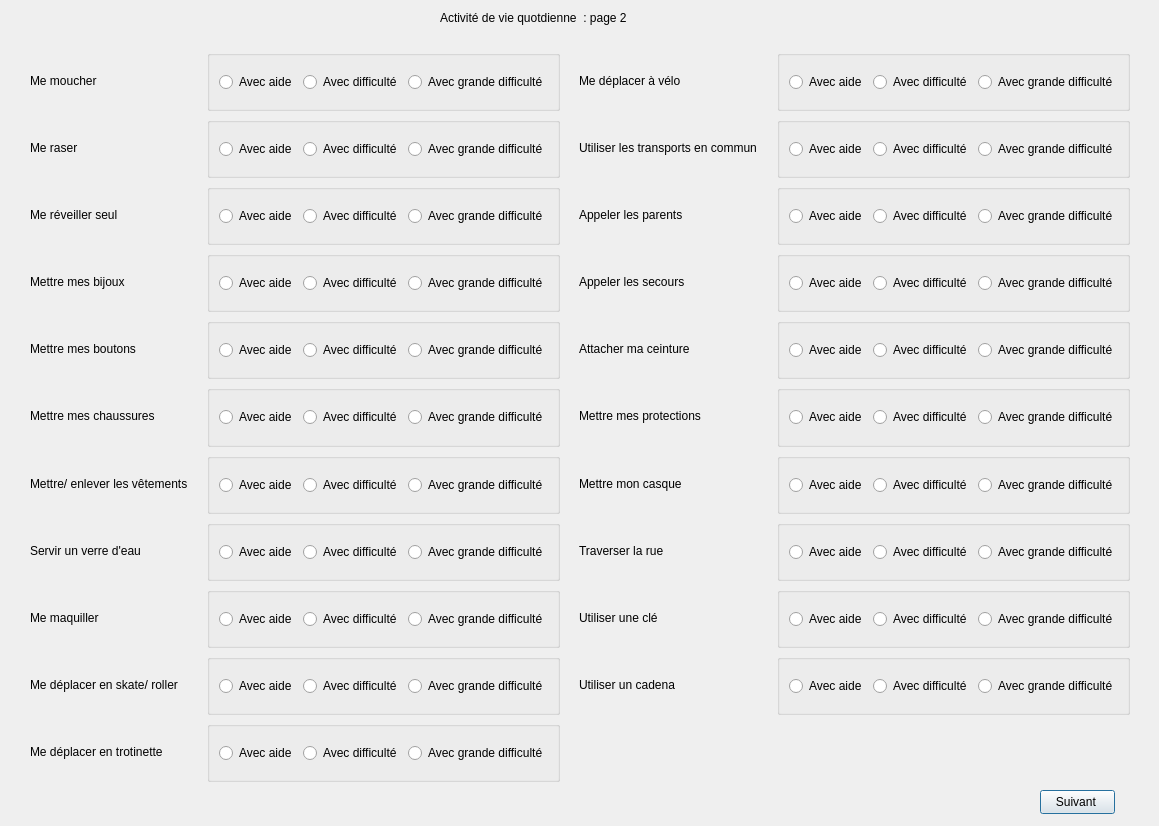
<?xml version="1.0" encoding="UTF-8"?>
<ui version="4.0">
 <class>Interface4_2</class>
 <widget class="QDialog" name="Interface4_2">
  <property name="geometry">
   <rect>
    <x>0</x>
    <y>0</y>
    <width>1159</width>
    <height>826</height>
   </rect>
  </property>
  <property name="windowTitle">
   <string>Dialog</string>
  </property>
  <widget class="QWidget" name="gridLayoutWidget">
   <property name="geometry">
    <rect>
     <x>579</x>
     <y>50</y>
     <width>551</width>
     <height>732</height>
    </rect>
   </property>
   <layout class="QGridLayout" name="gridLayout">
    <property name="sizeConstraint">
     <enum>QLayout::SetDefaultConstraint</enum>
    </property>
    <item row="8" column="0">
     <widget class="QLabel" name="labelUtiliserCle">
      <property name="text">
       <string>Utiliser une clé </string>
      </property>
     </widget>
    </item>
    <item row="7" column="0">
     <widget class="QLabel" name="labelTraverserRue">
      <property name="text">
       <string>Traverser la rue </string>
      </property>
     </widget>
    </item>
    <item row="0" column="1">
     <widget class="QGroupBox" name="groupBox_38">
      <property name="title">
       <string/>
      </property>
      <layout class="QHBoxLayout" name="horizontalLayout_18">
       <item>
        <widget class="QRadioButton" name="radioButtonDeplacerVeloAide">
         <property name="text">
          <string>Avec aide</string>
         </property>
        </widget>
       </item>
       <item>
        <widget class="QRadioButton" name="radioButtonDeplacerVeloDifficulte">
         <property name="text">
          <string>Avec difficulté</string>
         </property>
        </widget>
       </item>
       <item>
        <widget class="QRadioButton" name="radioButtonDeplacerVeloGrandeDifficulte">
         <property name="text">
          <string>Avec grande difficulté</string>
         </property>
        </widget>
       </item>
      </layout>
     </widget>
    </item>
    <item row="7" column="1">
     <widget class="QGroupBox" name="groupBox_45">
      <property name="title">
       <string/>
      </property>
      <layout class="QHBoxLayout" name="horizontalLayout_25">
       <item>
        <widget class="QRadioButton" name="radioButtonTraverserRueAide">
         <property name="text">
          <string>Avec aide</string>
         </property>
        </widget>
       </item>
       <item>
        <widget class="QRadioButton" name="radioButtonTraverserRueDifficulte">
         <property name="text">
          <string>Avec difficulté</string>
         </property>
        </widget>
       </item>
       <item>
        <widget class="QRadioButton" name="radioButtonTraverserRueGrandeDifficulte">
         <property name="text">
          <string>Avec grande difficulté</string>
         </property>
        </widget>
       </item>
      </layout>
     </widget>
    </item>
    <item row="1" column="0">
     <widget class="QLabel" name="labelUtiliserTransportsCommun">
      <property name="text">
       <string>Utiliser les transports en commun</string>
      </property>
     </widget>
    </item>
    <item row="6" column="1">
     <widget class="QGroupBox" name="groupBox_44">
      <property name="title">
       <string/>
      </property>
      <layout class="QHBoxLayout" name="horizontalLayout_24">
       <item>
        <widget class="QRadioButton" name="radioButtonMettreCasqueAide">
         <property name="text">
          <string>Avec aide</string>
         </property>
        </widget>
       </item>
       <item>
        <widget class="QRadioButton" name="radioButtonMettreCasqueDifficulte">
         <property name="text">
          <string>Avec difficulté</string>
         </property>
        </widget>
       </item>
       <item>
        <widget class="QRadioButton" name="radioButtonMettreCasqueGrandeDifficulte">
         <property name="text">
          <string>Avec grande difficulté</string>
         </property>
        </widget>
       </item>
      </layout>
     </widget>
    </item>
    <item row="8" column="1">
     <widget class="QGroupBox" name="groupBox_46">
      <property name="title">
       <string/>
      </property>
      <layout class="QHBoxLayout" name="horizontalLayout_26">
       <item>
        <widget class="QRadioButton" name="radioButtonUtiliserCleAide">
         <property name="text">
          <string>Avec aide</string>
         </property>
        </widget>
       </item>
       <item>
        <widget class="QRadioButton" name="radioButtonUtiliserCleDifficulte">
         <property name="text">
          <string>Avec difficulté</string>
         </property>
        </widget>
       </item>
       <item>
        <widget class="QRadioButton" name="radioButtonUtiliserCleGrandeDifficulte">
         <property name="text">
          <string>Avec grande difficulté</string>
         </property>
        </widget>
       </item>
      </layout>
     </widget>
    </item>
    <item row="2" column="1">
     <widget class="QGroupBox" name="groupBox_40">
      <property name="title">
       <string/>
      </property>
      <layout class="QHBoxLayout" name="horizontalLayout_20">
       <item>
        <widget class="QRadioButton" name="radioButtonAppelerParentsAide">
         <property name="text">
          <string>Avec aide</string>
         </property>
        </widget>
       </item>
       <item>
        <widget class="QRadioButton" name="radioButtonAppelerParentsDifficulte">
         <property name="text">
          <string>Avec difficulté</string>
         </property>
        </widget>
       </item>
       <item>
        <widget class="QRadioButton" name="radioButtonAppelerParentsGrandeDifficulte">
         <property name="text">
          <string>Avec grande difficulté</string>
         </property>
        </widget>
       </item>
      </layout>
     </widget>
    </item>
    <item row="2" column="0">
     <widget class="QLabel" name="labelAppelerParents">
      <property name="text">
       <string>Appeler les parents </string>
      </property>
     </widget>
    </item>
    <item row="6" column="0">
     <widget class="QLabel" name="labelMettreCasque">
      <property name="text">
       <string>Mettre mon casque</string>
      </property>
     </widget>
    </item>
    <item row="9" column="1">
     <widget class="QGroupBox" name="groupBox_47">
      <property name="title">
       <string/>
      </property>
      <layout class="QHBoxLayout" name="horizontalLayout_27">
       <item>
        <widget class="QRadioButton" name="radioButtonUtiliserCadenaAide">
         <property name="text">
          <string>Avec aide</string>
         </property>
        </widget>
       </item>
       <item>
        <widget class="QRadioButton" name="radioButtonUtiliserCadenaDifficulte">
         <property name="text">
          <string>Avec difficulté</string>
         </property>
        </widget>
       </item>
       <item>
        <widget class="QRadioButton" name="radioButtonUtiliserCadenaGrandeDifficulte">
         <property name="text">
          <string>Avec grande difficulté</string>
         </property>
        </widget>
       </item>
      </layout>
     </widget>
    </item>
    <item row="5" column="1">
     <widget class="QGroupBox" name="groupBox_43">
      <property name="title">
       <string/>
      </property>
      <layout class="QHBoxLayout" name="horizontalLayout_23">
       <item>
        <widget class="QRadioButton" name="radioButtonMettreProtectionsAide">
         <property name="text">
          <string>Avec aide</string>
         </property>
        </widget>
       </item>
       <item>
        <widget class="QRadioButton" name="radioButtonMettreProtectionsDifficulte">
         <property name="text">
          <string>Avec difficulté</string>
         </property>
        </widget>
       </item>
       <item>
        <widget class="QRadioButton" name="radioButtonMettreProtectionsGrandeDifficulte">
         <property name="text">
          <string>Avec grande difficulté</string>
         </property>
        </widget>
       </item>
      </layout>
     </widget>
    </item>
    <item row="9" column="0">
     <widget class="QLabel" name="labelUtiliserCadena">
      <property name="text">
       <string>Utiliser un cadena </string>
      </property>
     </widget>
    </item>
    <item row="3" column="0">
     <widget class="QLabel" name="labelAppelerSecours">
      <property name="text">
       <string>Appeler les secours</string>
      </property>
     </widget>
    </item>
    <item row="0" column="0">
     <widget class="QLabel" name="labelDeplacerVelo">
      <property name="font">
       <font>
        <kerning>true</kerning>
       </font>
      </property>
      <property name="text">
       <string>Me déplacer à vélo</string>
      </property>
     </widget>
    </item>
    <item row="4" column="1">
     <widget class="QGroupBox" name="groupBox_42">
      <property name="title">
       <string/>
      </property>
      <layout class="QHBoxLayout" name="horizontalLayout_22">
       <item>
        <widget class="QRadioButton" name="radioButtonAttacherCeintureAide">
         <property name="text">
          <string>Avec aide</string>
         </property>
        </widget>
       </item>
       <item>
        <widget class="QRadioButton" name="radioButtonAttacherCeintureDifficulte">
         <property name="text">
          <string>Avec difficulté</string>
         </property>
        </widget>
       </item>
       <item>
        <widget class="QRadioButton" name="radioButtonAttacherCeintureGrandeDifficulte">
         <property name="text">
          <string>Avec grande difficulté</string>
         </property>
        </widget>
       </item>
      </layout>
     </widget>
    </item>
    <item row="5" column="0">
     <widget class="QLabel" name="labelMettreProtections">
      <property name="text">
       <string>Mettre mes protections</string>
      </property>
     </widget>
    </item>
    <item row="1" column="1">
     <widget class="QGroupBox" name="groupBox_39">
      <property name="title">
       <string/>
      </property>
      <layout class="QHBoxLayout" name="horizontalLayout_19">
       <item>
        <widget class="QRadioButton" name="radioButtonUtiliserTransportsCommunAide">
         <property name="text">
          <string>Avec aide</string>
         </property>
        </widget>
       </item>
       <item>
        <widget class="QRadioButton" name="radioButtonUtiliserTransportsCommunDifficulte">
         <property name="text">
          <string>Avec difficulté</string>
         </property>
        </widget>
       </item>
       <item>
        <widget class="QRadioButton" name="radioButtonUtiliserTransportsCommunGrandeDifficulte">
         <property name="text">
          <string>Avec grande difficulté</string>
         </property>
        </widget>
       </item>
      </layout>
     </widget>
    </item>
    <item row="4" column="0">
     <widget class="QLabel" name="labelAttacherCeinture">
      <property name="text">
       <string>Attacher ma ceinture </string>
      </property>
     </widget>
    </item>
    <item row="3" column="1">
     <widget class="QGroupBox" name="groupBox_41">
      <property name="title">
       <string/>
      </property>
      <layout class="QHBoxLayout" name="horizontalLayout_21">
       <item>
        <widget class="QRadioButton" name="radioButtonAppelerSecoursAide">
         <property name="text">
          <string>Avec aide</string>
         </property>
        </widget>
       </item>
       <item>
        <widget class="QRadioButton" name="radioButtonAppelerSecoursDifficulte">
         <property name="text">
          <string>Avec difficulté</string>
         </property>
        </widget>
       </item>
       <item>
        <widget class="QRadioButton" name="radioButtonAppelerSecoursGrandeDifficulte">
         <property name="text">
          <string>Avec grande difficulté</string>
         </property>
        </widget>
       </item>
      </layout>
     </widget>
    </item>
    <item row="10" column="0">
     <widget class="QLabel" name="label_23">
      <property name="text">
       <string/>
      </property>
     </widget>
    </item>
   </layout>
  </widget>
  <widget class="QWidget" name="gridLayoutWidget_2">
   <property name="geometry">
    <rect>
     <x>30</x>
     <y>50</y>
     <width>530</width>
     <height>732</height>
    </rect>
   </property>
   <layout class="QGridLayout" name="gridLayout_2">
    <item row="7" column="0">
     <widget class="QLabel" name="labelServirVerreEau">
      <property name="text">
       <string>Servir un verre d'eau</string>
      </property>
     </widget>
    </item>
    <item row="10" column="0">
     <widget class="QLabel" name="labelDeplacerTrotinette">
      <property name="text">
       <string>Me déplacer en trotinette</string>
      </property>
     </widget>
    </item>
    <item row="3" column="1">
     <widget class="QGroupBox" name="groupBox_57">
      <property name="title">
       <string/>
      </property>
      <layout class="QHBoxLayout" name="horizontalLayout_37">
       <item>
        <widget class="QRadioButton" name="radioButtonMettreBijouxAide">
         <property name="text">
          <string>Avec aide</string>
         </property>
        </widget>
       </item>
       <item>
        <widget class="QRadioButton" name="radioButtonMettreBijouxDifficulte">
         <property name="text">
          <string>Avec difficulté</string>
         </property>
        </widget>
       </item>
       <item>
        <widget class="QRadioButton" name="radioButtonMettreBijouxGrandeDifficulte">
         <property name="text">
          <string>Avec grande difficulté</string>
         </property>
        </widget>
       </item>
      </layout>
     </widget>
    </item>
    <item row="6" column="1">
     <widget class="QGroupBox" name="groupBox_60">
      <property name="title">
       <string/>
      </property>
      <layout class="QHBoxLayout" name="horizontalLayout_40">
       <item>
        <widget class="QRadioButton" name="radioButtonMettreEnleverVetementsAide">
         <property name="text">
          <string>Avec aide</string>
         </property>
        </widget>
       </item>
       <item>
        <widget class="QRadioButton" name="radioButtonMettreEnleverVetementsDifficulte">
         <property name="text">
          <string>Avec difficulté</string>
         </property>
        </widget>
       </item>
       <item>
        <widget class="QRadioButton" name="radioButtonMettreEnleverVetementsGrandeDifficulte">
         <property name="text">
          <string>Avec grande difficulté</string>
         </property>
        </widget>
       </item>
      </layout>
     </widget>
    </item>
    <item row="3" column="0">
     <widget class="QLabel" name="labelMettreBijoux">
      <property name="text">
       <string>Mettre mes bijoux</string>
      </property>
     </widget>
    </item>
    <item row="0" column="0">
     <widget class="QLabel" name="labelMoucher">
      <property name="text">
       <string>Me moucher</string>
      </property>
     </widget>
    </item>
    <item row="5" column="1">
     <widget class="QGroupBox" name="groupBox_59">
      <property name="title">
       <string/>
      </property>
      <layout class="QHBoxLayout" name="horizontalLayout_39">
       <item>
        <widget class="QRadioButton" name="radioButtonMettreChaussuresAide">
         <property name="text">
          <string>Avec aide</string>
         </property>
        </widget>
       </item>
       <item>
        <widget class="QRadioButton" name="radioButtonMettreChaussuresDifficulte">
         <property name="text">
          <string>Avec difficulté</string>
         </property>
        </widget>
       </item>
       <item>
        <widget class="QRadioButton" name="radioButtonMettreChaussuresGrandeDifficulte">
         <property name="text">
          <string>Avec grande difficulté</string>
         </property>
        </widget>
       </item>
      </layout>
     </widget>
    </item>
    <item row="8" column="0">
     <widget class="QLabel" name="labelMaquiller">
      <property name="text">
       <string>Me maquiller</string>
      </property>
     </widget>
    </item>
    <item row="1" column="0">
     <widget class="QLabel" name="labelRaser">
      <property name="text">
       <string>Me raser</string>
      </property>
     </widget>
    </item>
    <item row="4" column="1">
     <widget class="QGroupBox" name="groupBox_58">
      <property name="title">
       <string/>
      </property>
      <layout class="QHBoxLayout" name="horizontalLayout_38">
       <item>
        <widget class="QRadioButton" name="radioButtonMettreBoutonsAide">
         <property name="text">
          <string>Avec aide</string>
         </property>
        </widget>
       </item>
       <item>
        <widget class="QRadioButton" name="radioButtonMettreBoutonsDifficulte">
         <property name="text">
          <string>Avec difficulté</string>
         </property>
        </widget>
       </item>
       <item>
        <widget class="QRadioButton" name="radioButtonMettreBoutonsGrandeDifficulte">
         <property name="text">
          <string>Avec grande difficulté</string>
         </property>
        </widget>
       </item>
      </layout>
     </widget>
    </item>
    <item row="9" column="1">
     <widget class="QGroupBox" name="groupBox_63">
      <property name="title">
       <string/>
      </property>
      <layout class="QHBoxLayout" name="horizontalLayout_43">
       <item>
        <widget class="QRadioButton" name="radioButtonDeplacerSkateRollerAide">
         <property name="text">
          <string>Avec aide</string>
         </property>
        </widget>
       </item>
       <item>
        <widget class="QRadioButton" name="radioButtonDeplacerSkateRollerDifficulte">
         <property name="text">
          <string>Avec difficulté</string>
         </property>
        </widget>
       </item>
       <item>
        <widget class="QRadioButton" name="radioButtonDeplacerSkateRollerGrandeDifficulte">
         <property name="text">
          <string>Avec grande difficulté</string>
         </property>
        </widget>
       </item>
      </layout>
     </widget>
    </item>
    <item row="6" column="0">
     <widget class="QLabel" name="labelMettreEnleverVetements">
      <property name="text">
       <string>Mettre/ enlever les vêtements</string>
      </property>
     </widget>
    </item>
    <item row="8" column="1">
     <widget class="QGroupBox" name="groupBox_62">
      <property name="title">
       <string/>
      </property>
      <layout class="QHBoxLayout" name="horizontalLayout_42">
       <item>
        <widget class="QRadioButton" name="radioButtonMaquillerAide">
         <property name="text">
          <string>Avec aide</string>
         </property>
        </widget>
       </item>
       <item>
        <widget class="QRadioButton" name="radioButtonMaquillerDifficulte">
         <property name="text">
          <string>Avec difficulté</string>
         </property>
        </widget>
       </item>
       <item>
        <widget class="QRadioButton" name="radioButtonMaquillerGrandeDifficulte">
         <property name="text">
          <string>Avec grande difficulté</string>
         </property>
        </widget>
       </item>
      </layout>
     </widget>
    </item>
    <item row="7" column="1">
     <widget class="QGroupBox" name="groupBox_61">
      <property name="title">
       <string/>
      </property>
      <layout class="QHBoxLayout" name="horizontalLayout_41">
       <item>
        <widget class="QRadioButton" name="radioButtonServirVerreEauAide">
         <property name="text">
          <string>Avec aide</string>
         </property>
        </widget>
       </item>
       <item>
        <widget class="QRadioButton" name="radioButtonServirVerreEauDifficulte">
         <property name="text">
          <string>Avec difficulté</string>
         </property>
        </widget>
       </item>
       <item>
        <widget class="QRadioButton" name="radioButtonServirVerreEauGrandeDifficulte">
         <property name="text">
          <string>Avec grande difficulté</string>
         </property>
        </widget>
       </item>
      </layout>
     </widget>
    </item>
    <item row="5" column="0">
     <widget class="QLabel" name="labelMettreChaussures">
      <property name="text">
       <string>Mettre mes chaussures</string>
      </property>
     </widget>
    </item>
    <item row="10" column="1">
     <widget class="QGroupBox" name="groupBox_64">
      <property name="title">
       <string/>
      </property>
      <layout class="QHBoxLayout" name="horizontalLayout_44">
       <item>
        <widget class="QRadioButton" name="radioButtonDeplacerTrotinetteAide">
         <property name="text">
          <string>Avec aide</string>
         </property>
        </widget>
       </item>
       <item>
        <widget class="QRadioButton" name="radioButtonDeplacerTrotinetteDifficulte">
         <property name="text">
          <string>Avec difficulté</string>
         </property>
        </widget>
       </item>
       <item>
        <widget class="QRadioButton" name="radioButtonDeplacerTrotinetteGrandeDifficulte">
         <property name="text">
          <string>Avec grande difficulté</string>
         </property>
        </widget>
       </item>
      </layout>
     </widget>
    </item>
    <item row="9" column="0">
     <widget class="QLabel" name="labelDeplacerSkateRoller">
      <property name="text">
       <string>Me déplacer en skate/ roller</string>
      </property>
     </widget>
    </item>
    <item row="4" column="0">
     <widget class="QLabel" name="labelMettreBoutons">
      <property name="text">
       <string>Mettre mes boutons</string>
      </property>
     </widget>
    </item>
    <item row="0" column="1">
     <widget class="QGroupBox" name="groupBox_54">
      <property name="title">
       <string/>
      </property>
      <layout class="QHBoxLayout" name="horizontalLayout_34">
       <item>
        <widget class="QRadioButton" name="radioButtonMoucherAide">
         <property name="text">
          <string>Avec aide</string>
         </property>
        </widget>
       </item>
       <item>
        <widget class="QRadioButton" name="radioButtonMoucherDifficulte">
         <property name="text">
          <string>Avec difficulté</string>
         </property>
        </widget>
       </item>
       <item>
        <widget class="QRadioButton" name="radioButtonMoucherGrandeDifficulte">
         <property name="text">
          <string>Avec grande difficulté</string>
         </property>
        </widget>
       </item>
      </layout>
     </widget>
    </item>
    <item row="1" column="1">
     <widget class="QGroupBox" name="groupBox_55">
      <property name="title">
       <string/>
      </property>
      <layout class="QHBoxLayout" name="horizontalLayout_35">
       <item>
        <widget class="QRadioButton" name="radioButtonRaserAide">
         <property name="text">
          <string>Avec aide</string>
         </property>
        </widget>
       </item>
       <item>
        <widget class="QRadioButton" name="radioButtonRaserDifficulte">
         <property name="text">
          <string>Avec difficulté</string>
         </property>
        </widget>
       </item>
       <item>
        <widget class="QRadioButton" name="radioButtonRaserGrandeDifficulte">
         <property name="text">
          <string>Avec grande difficulté</string>
         </property>
        </widget>
       </item>
      </layout>
     </widget>
    </item>
    <item row="2" column="0">
     <widget class="QLabel" name="labelReveillerSeul">
      <property name="text">
       <string>Me réveiller seul</string>
      </property>
     </widget>
    </item>
    <item row="2" column="1">
     <widget class="QGroupBox" name="groupBox_56">
      <property name="title">
       <string/>
      </property>
      <layout class="QHBoxLayout" name="horizontalLayout_36">
       <item>
        <widget class="QRadioButton" name="radioButtonReveillerSeulAide">
         <property name="text">
          <string>Avec aide</string>
         </property>
        </widget>
       </item>
       <item>
        <widget class="QRadioButton" name="radioButtonReveillerSeulDifficulte">
         <property name="text">
          <string>Avec difficulté</string>
         </property>
        </widget>
       </item>
       <item>
        <widget class="QRadioButton" name="radioButtonReveillerSeulGrandeDifficulte">
         <property name="text">
          <string>Avec grande difficulté</string>
         </property>
        </widget>
       </item>
      </layout>
     </widget>
    </item>
   </layout>
  </widget>
  <widget class="QLabel" name="labelTitre">
   <property name="geometry">
    <rect>
     <x>440</x>
     <y>10</y>
     <width>221</width>
     <height>16</height>
    </rect>
   </property>
   <property name="text">
    <string>Activité de vie quotdienne  : page 2 </string>
   </property>
  </widget>
  <widget class="QPushButton" name="pushButtonSuivant">
   <property name="geometry">
    <rect>
     <x>1040</x>
     <y>790</y>
     <width>75</width>
     <height>24</height>
    </rect>
   </property>
   <property name="text">
    <string>Suivant </string>
   </property>
  </widget>
 </widget>
 <resources/>
 <connections/>
</ui>
